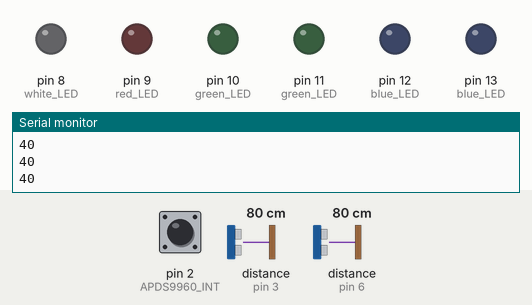
Bench run of a sketch on a simulated Arduino Uno, built with avr-gcc and run on an emulated ATmega328P. Parts: output pins drawn as LEDs (lit = HIGH), the last lines printed to the serial monitor. Dashed ring = blinking. Inputs (shaded band) come from the test bench; at power-on: distance to the obstacle (sensors on pin 3, pin 6) 80 cm, pin 2 (APDS9960_INT) HIGH. The echo pulse lasts 58.3 µs per cm.

Above: at 1.2 s.
1.3 s: distance to the obstacle (sensor on pin 3) set to 17 cm
3.0 s: distance to the obstacle (sensor on pin 3) set to 14 cm
At 4.7 s:
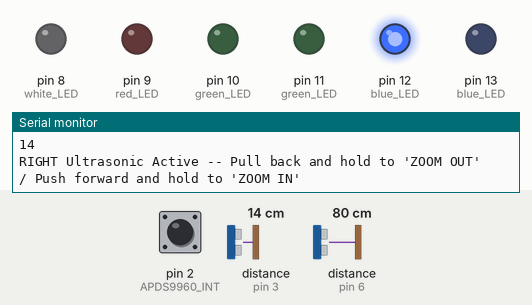
5.0 s: distance to the obstacle (sensor on pin 3) set to 11 cm
6.5 s: distance to the obstacle (sensor on pin 3) set to 8 cm
At 6.8 s:
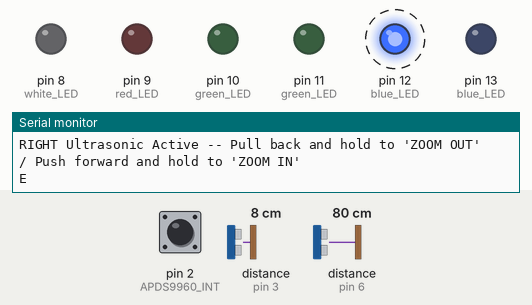
9.5 s: distance to the obstacle (sensor on pin 3) set to 35 cm
At 10.4 s:
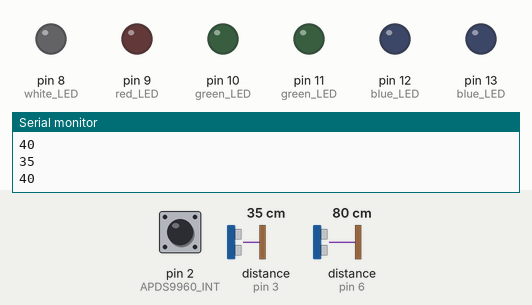
11.3 s: distance to the obstacle (sensor on pin 6) set to 17 cm
13.0 s: distance to the obstacle (sensor on pin 6) set to 14 cm
At 14.5 s:
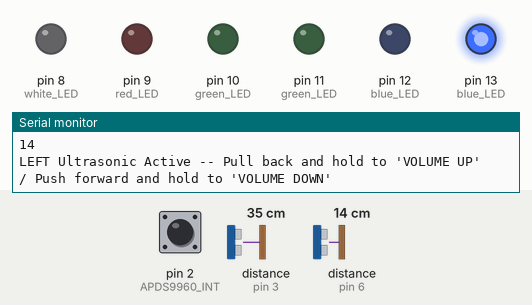
Timing chart, 0 to 16.0 s (numbered marks = the images above; inputs shaded):
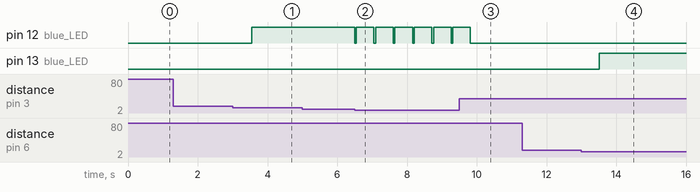

Measured:
- the behaviour switches between 16 and 15 cm on distance to the obstacle (sensor on pin 3) (found by bisection; images 0 and 1)
- the behaviour switches between 10 and 9 cm on distance to the obstacle (sensor on pin 3) (found by bisection; images 1 and 2)
- the behaviour switches between 16 and 15 cm on distance to the obstacle (sensor on pin 6) (found by bisection; images 3 and 4)
- after the input at 3.0 s, pin 12 (blue_LED): LOW → HIGH after 0.55 s
- after the input at 5.0 s, every drawn part: stays the same
- after the input at 6.5 s, pin 12 (blue_LED): alternates HIGH for 0.50 s and LOW for 0.05 s, starting at once
- after the input at 9.5 s, pin 12 (blue_LED): goes on until 9.8 s, then stays LOW
- after the input at 13.0 s, pin 13 (blue_LED): LOW → HIGH after 0.52 s

The sketch:

remote_media_controller.ino
```cpp
#include <HCSR04.h>             // ultrasonic sensors
#include <Wire.h>
#include <SparkFun_APDS9960.h>  // gesture sensor
#include <math.h>
#include <SPI.h>
#define APDS9960_INT    2       // needs to be an interrupt pin

// global variables
SparkFun_APDS9960 apds = SparkFun_APDS9960();
int isr_flag = 0;

//set up left ultrasonic sensor
//initialize with trigger pin 7 and echo pin 6
UltraSonicDistanceSensor distanceSensor_left(7, 6);
//set up right ultrasonic sensor
//initialize with trigger pin 4 and echo pin 3
UltraSonicDistanceSensor distanceSensor_right(4, 3);

int distance_left;  // set up global variable for left ultrasonic sensor
int distance_right; // set up global variable for right ultrasonic sensor

/*
* read distance function
* step the maximum ultrasonic value to 40 and minimum to 0 to avoid data distortion
*/
double f_distance(double currentvalue)
{
  return (currentvalue > 40) ? 40 : currentvalue;
  return (currentvalue < 0) ? 0 : currentvalue;
}

void interruptRoutine() {
  isr_flag = 1;
}

int mode = 1; // indicator for Normal or Movie Mode

// Gesture Sensor
void handleGesture() {
    if ( apds.isGestureAvailable() ) {  // Normal Mode
    if (mode % 2 == 1) {
      switch ( apds.readGesture() ) {
      case DIR_UP:
        Serial.println("Normal UP");
        digitalWrite(9, HIGH);          // blink red LED as signifier for correct movement
        delay(50);
        digitalWrite(9, LOW);
        delay(150);                     // total delay = 200
        break;
      case DIR_DOWN:
        Serial.println("Normal DOWN");
        digitalWrite(9, HIGH);
        delay(50);
        digitalWrite(9, LOW);
        delay(150);
        break;
      case DIR_LEFT:
        Serial.println("Normal LEFT");
        digitalWrite(9, HIGH);
        delay(50);
        digitalWrite(9, LOW);
        delay(150);
        break;
      case DIR_RIGHT:
        Serial.println("Normal RIGHT");
        digitalWrite(9, HIGH);
        delay(50);
        digitalWrite(9, LOW);
        delay(150);
        break;
      case DIR_NEAR:
        Serial.println("Normal NEAR");
        digitalWrite(9, HIGH);
        delay(50);
        digitalWrite(9, LOW);
        delay(250);                     // total delay = 300
        break;
      case DIR_FAR:
        Serial.println("Normal FAR");
        digitalWrite(9, HIGH);
        delay(50);
        digitalWrite(9, LOW);
        delay(250);                     // total delay = 300
        mode = mode+1;                  // change to Movie Mode
        digitalWrite(11, LOW);          // turn off green LED for Normal Mode
        digitalWrite(10, HIGH);         // turn on green LED for Movie Mode
        Serial.println("You are now in Movie Mode");
        break;
      default:
        Serial.println("TRY AGAIN! Go slower");
        digitalWrite(8, HIGH);          // blink white LED as signifier for wrong movement
        delay(100);
        digitalWrite(8, LOW);
    }
    }
    else if (mode % 2 == 0) {  // Movie Mode
      switch ( apds.readGesture() ) {
      case DIR_UP:
        Serial.println("Movie UP");
        digitalWrite(9, HIGH);         // blink red LED as signifier for correct movement
        delay(50);
        digitalWrite(9, LOW);
        delay(150);                    // total delay = 200
        break;
      case DIR_DOWN:
        Serial.println("Movie DOWN");
        digitalWrite(9, HIGH);
        delay(50);
        digitalWrite(9, LOW);
        delay(150);
        break;
      case DIR_LEFT:
        Serial.println("Movie LEFT");
        digitalWrite(9, HIGH);
        delay(50);
        digitalWrite(9, LOW);
        delay(150);
        break;
      case DIR_RIGHT:
        Serial.println("Movie RIGHT");
        digitalWrite(9, HIGH);
        delay(50);
        digitalWrite(9, LOW);
        delay(150);
        break;
      case DIR_NEAR:
        Serial.println("Movie NEAR");
        digitalWrite(9, HIGH);
        delay(50);
        digitalWrite(9, LOW);
        delay(250);                    // total delay = 300
        break;
      case DIR_FAR:
        Serial.println("Movie FAR");
        digitalWrite(9, HIGH);
        delay(50);
        digitalWrite(9, LOW);
        delay(250);                    // total delay = 300
        mode = mode+1;                 // change to Normal Mode
        digitalWrite(10, LOW);         // turn off green LED for Movie Mode
        digitalWrite(11, HIGH);        // turn on green LED for Normal Mode
        Serial.println("You are now in Normal Mode");
        break;
      default:
        Serial.println("TRY AGAIN! Go slower");
        digitalWrite(8, HIGH);         // blink white LED as signifier for wrong movement
        delay(100);
        digitalWrite(8, LOW);
       }
    }
  }
}

void setup() {
  pinMode(8, OUTPUT);   // white LED: try again
  pinMode(9, OUTPUT);   // red LED: gesture detected
  pinMode(10, OUTPUT);  // green LED: Movie Mode
  pinMode(11, OUTPUT);  // green LED: Normal Mode
  pinMode(12, OUTPUT);  // blue LED: ultrasonic right Active
  pinMode(13, OUTPUT);  // blue LED: ultrasonic left Active

  // set interrupt pin as input
  pinMode(APDS9960_INT, INPUT);
  // initialize Serial port
  Serial.begin(57600);
  Serial.println();
  Serial.println(F("--------------------------------"));
  Serial.println(F("SparkFun APDS-9960 - GestureTest"));
  Serial.println(F("--------------------------------"));

  // initialize interrupt service routine
  attachInterrupt(0, interruptRoutine, FALLING);

  // initialize APDS-9960 (configure I2C and initial values)
  if ( apds.init() ) {
    Serial.println(F("APDS-9960 initialization complete"));
  } else {
    Serial.println(F("Something went wrong during APDS-9960 init!"));
  }

  // start running the APDS-9960 gesture sensor engine
  if ( apds.enableGestureSensor(true) ) {
    Serial.println(F("Gesture sensor is now running"));
  } else {
    Serial.println(F("Something went wrong during gesture sensor init!"));
  }
}

void loop() {
  if( isr_flag == 1 ) {
    detachInterrupt(0);
    handleGesture();
    isr_flag = 0;
    attachInterrupt(0, interruptRoutine, FALLING);
  }
    // temp variable to confirm the Active Mode, in which the ultrasonic functions would be activated
    int dist_temp_left;
    distance_left = int(f_distance(distanceSensor_left.measureDistanceCm()));
    // every 500 miliseconds, do a measurement using the sensor and print the distance in centimeters
    Serial.println(distance_left);

    // when user's hand distance is ~ 15cm in front of the left ultrasonic sensor
    if(distance_left >= 10 && distance_left <= 15)
    {
      delay(500); // hold hand there for 0,5 second
      dist_temp_left = int(f_distance(distanceSensor_left.measureDistanceCm()));
      if(fabs(dist_temp_left - distance_left) <= 2)
      {
        // Active Mode for left ultrasonic
        Serial.println("LEFT Ultrasonic Active -- Pull back and hold to 'VOLUME UP' / Push forward and hold to 'VOLUME DOWN'");
        digitalWrite(13, HIGH); // blue LED on
        delay(700);
        while(f_distance(distanceSensor_left.measureDistanceCm()) < 35)
        {
          distance_left = int(f_distance(distanceSensor_left.measureDistanceCm()));
          if (mode % 2 == 1) {    // Normal Mode
          if(distance_left < 10)  // gentle push
          {
            Serial.println("A");
            digitalWrite(13, LOW);
            delay(50);
            digitalWrite(13, HIGH);
            delay(500);               // total delay = 550
          }
          if(distance_left > 15)  // gentle pull
          {
            Serial.println("B");
            digitalWrite(13, LOW);
            delay(50);
            digitalWrite(13, HIGH);
            delay(500);
          }
          }
          else if (mode % 2 == 0) { // Movie Mode
          if(distance_left < 10)  // gentle push
          {
            Serial.println("C");
            digitalWrite(13, LOW);
            delay(50);
            digitalWrite(13, HIGH);
            delay(500);
          }
          if(distance_left > 15) // gentle pull
          {
            Serial.println("D");
            digitalWrite(13, LOW);
            delay(50);
            digitalWrite(13, HIGH);
            delay(500);
          }
         }
        }
      }
    }
    digitalWrite(13, LOW);  // blue LED off
    delay(100);

    // temp variable to confirm the Active Mode, in which the ultrasonic functions would be activated
    int dist_temp_right;
    distance_right = int(f_distance(distanceSensor_right.measureDistanceCm()));
    // every 500 miliseconds, do a measurement using the sensor and print the distance in centimeters
    Serial.println(distance_right);

    // when user's hand distance is ~ 15cm in front of the right ultrasonic sensor
    if(distance_right >= 10 && distance_right <= 15)
    {
      delay(500); // hold hand there for 0,5 second
      dist_temp_right = int(f_distance(distanceSensor_right.measureDistanceCm()));
      if(fabs(dist_temp_right - distance_right) <= 2)
      {
        // Active Mode for right ultrasonic
        Serial.println("RIGHT Ultrasonic Active -- Pull back and hold to 'ZOOM OUT' / Push forward and hold to 'ZOOM IN'");
        digitalWrite(12, HIGH); // blue LED on
        delay(700);
        while(f_distance(distanceSensor_right.measureDistanceCm()) < 35)
        {
          distance_right = int(f_distance(distanceSensor_right.measureDistanceCm()));
          if (mode % 2 == 1) {  // Normal Mode
          if(distance_right < 10) // gentle push
          {
            Serial.println("E");
            digitalWrite(12, LOW);
            delay(50);
            digitalWrite(12, HIGH);
            delay(500);               // total delay = 550
          }
          if(distance_right > 15) // gentle pull
          {
            Serial.println("F");
            digitalWrite(12, LOW);
            delay(50);
            digitalWrite(12, HIGH);
            delay(500);
          }
         }
          else if (mode % 2 == 0) { // Movie Mode
          if(distance_right < 10) // gentle push
          {
            Serial.println("G");
            digitalWrite(12, LOW);
            delay(50);
            digitalWrite(12, HIGH);
            delay(500);
          }
          if(distance_right > 15) // gentle pull
          {
            Serial.println("H");
            digitalWrite(12, LOW);
            delay(50);
            digitalWrite(12, HIGH);
            delay(500);
          }
         }
        }
      }
    }
    digitalWrite(12, LOW);  // blue LED off
    delay(100);
}
```
